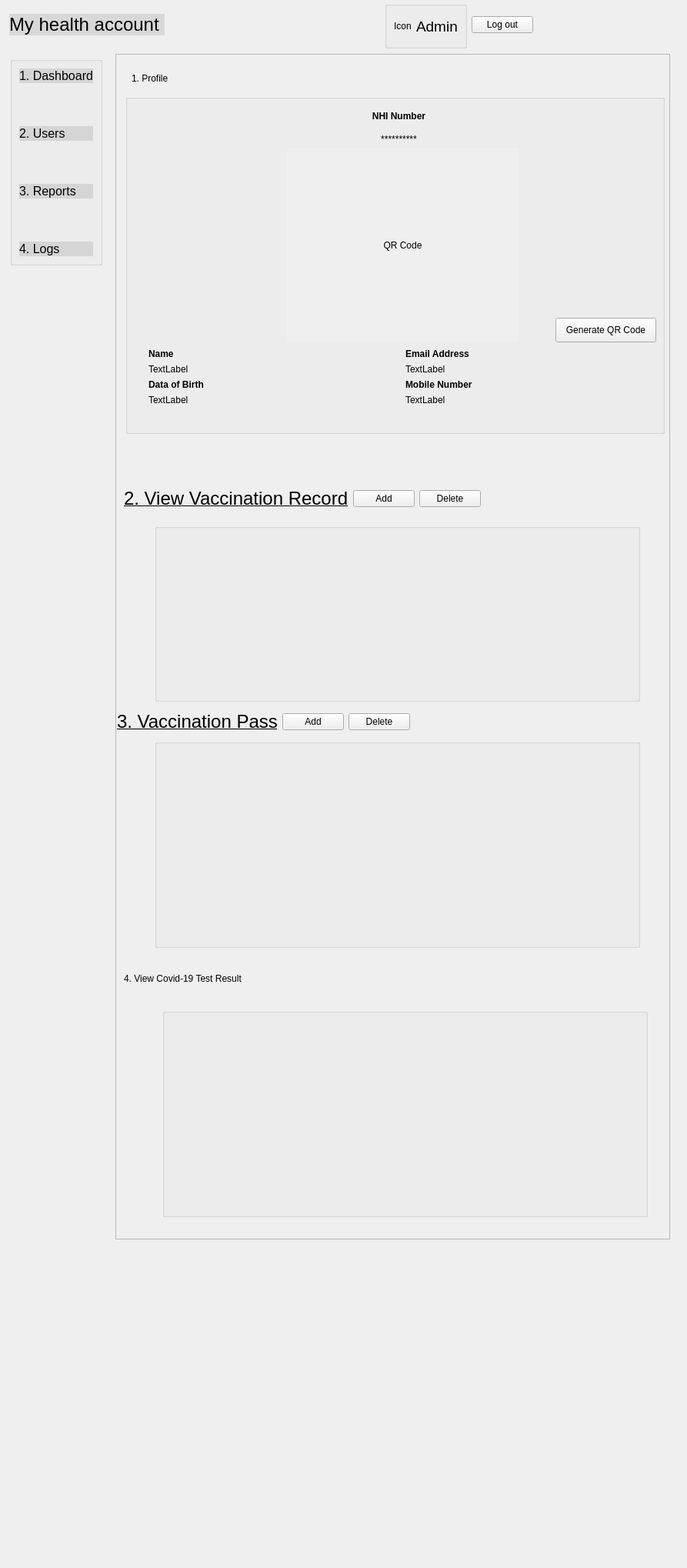
<?xml version="1.0" encoding="UTF-8"?>
<ui version="4.0">
 <class>AdminUserDetail</class>
 <widget class="QDialog" name="AdminUserDetail">
  <property name="geometry">
   <rect>
    <x>0</x>
    <y>0</y>
    <width>893</width>
    <height>2038</height>
   </rect>
  </property>
  <property name="windowTitle">
   <string>Dialog</string>
  </property>
  <widget class="QGroupBox" name="groupBox_2">
   <property name="geometry">
    <rect>
     <x>13</x>
     <y>74</y>
     <width>120</width>
     <height>271</height>
    </rect>
   </property>
   <property name="title">
    <string/>
   </property>
   <layout class="QVBoxLayout" name="verticalLayout">
    <item>
     <widget class="QPushButton" name="pushButtonDashboard">
      <property name="styleSheet">
       <string notr="true">QPushButton {
	background-color: rgb(0, 0, 0,0.1); 
	border: none; 
	color: rgb(0, 0, 0); 
	font: 16px;
	text-align: left;
} 

QPushButton:hover { 
	background-color: rgb(0, 0, 0, 0.1); 
	border: none; 
	color: rgb(0, 43, 255); 
}
</string>
      </property>
      <property name="text">
       <string>1. Dashboard</string>
      </property>
     </widget>
    </item>
    <item>
     <spacer name="verticalSpacer_4">
      <property name="orientation">
       <enum>Qt::Vertical</enum>
      </property>
      <property name="sizeHint" stdset="0">
       <size>
        <width>20</width>
        <height>13</height>
       </size>
      </property>
     </spacer>
    </item>
    <item>
     <widget class="QPushButton" name="pushButtonUsers">
      <property name="styleSheet">
       <string notr="true">QPushButton {
	background-color: rgb(0, 0, 0,0.1); 
	border: none; 
	color: rgb(0, 0, 0); 
	font: 16px;
	text-align: left;
} 

QPushButton:hover { 
	background-color: rgb(0, 0, 0, 0.1); 
	border: none; 
	color: rgb(0, 43, 255); 
}
</string>
      </property>
      <property name="text">
       <string>2. Users</string>
      </property>
     </widget>
    </item>
    <item>
     <spacer name="verticalSpacer_5">
      <property name="orientation">
       <enum>Qt::Vertical</enum>
      </property>
      <property name="sizeHint" stdset="0">
       <size>
        <width>20</width>
        <height>13</height>
       </size>
      </property>
     </spacer>
    </item>
    <item>
     <widget class="QPushButton" name="pushButtonReports">
      <property name="styleSheet">
       <string notr="true">QPushButton {
	background-color: rgb(0, 0, 0,0.1); 
	border: none; 
	color: rgb(0, 0, 0); 
	font: 16px;
	text-align: left;
} 

QPushButton:hover { 
	background-color: rgb(0, 0, 0, 0.1); 
	border: none; 
	color: rgb(0, 43, 255); 
}
</string>
      </property>
      <property name="text">
       <string>3. Reports</string>
      </property>
     </widget>
    </item>
    <item>
     <spacer name="verticalSpacer_6">
      <property name="orientation">
       <enum>Qt::Vertical</enum>
      </property>
      <property name="sizeHint" stdset="0">
       <size>
        <width>20</width>
        <height>13</height>
       </size>
      </property>
     </spacer>
    </item>
    <item>
     <widget class="QPushButton" name="pushButtonLogs">
      <property name="styleSheet">
       <string notr="true">QPushButton {
	background-color: rgb(0, 0, 0,0.1); 
	border: none; 
	color: rgb(0, 0, 0); 
	font: 16px;
	text-align: left;
} 

QPushButton:hover { 
	background-color: rgb(0, 0, 0, 0.1); 
	border: none; 
	color: rgb(0, 43, 255); 
}
</string>
      </property>
      <property name="text">
       <string>4. Logs</string>
      </property>
     </widget>
    </item>
   </layout>
  </widget>
  <widget class="QWidget" name="layoutWidget">
   <property name="geometry">
    <rect>
     <x>12</x>
     <y>2</y>
     <width>681</width>
     <height>61</height>
    </rect>
   </property>
   <layout class="QHBoxLayout" name="horizontalLayout_3">
    <item>
     <widget class="QPushButton" name="pushButtonMyHealthAccount">
      <property name="styleSheet">
       <string notr="true">QPushButton {
	background-color: rgb(0, 0, 0,0.1); 
	border: none; 
	color: rgb(0, 0, 0); 
	font: 24px;
	text-align: left;
} 

</string>
      </property>
      <property name="text">
       <string>My health account </string>
      </property>
     </widget>
    </item>
    <item>
     <spacer name="horizontalSpacer">
      <property name="orientation">
       <enum>Qt::Horizontal</enum>
      </property>
      <property name="sizeHint" stdset="0">
       <size>
        <width>188</width>
        <height>20</height>
       </size>
      </property>
     </spacer>
    </item>
    <item>
     <widget class="QGroupBox" name="groupBox_6">
      <property name="title">
       <string/>
      </property>
      <layout class="QHBoxLayout" name="horizontalLayout_2">
       <item>
        <layout class="QHBoxLayout" name="horizontalLayout">
         <item>
          <widget class="QLabel" name="labelAdmin">
           <property name="text">
            <string>Icon</string>
           </property>
          </widget>
         </item>
         <item>
          <widget class="QLabel" name="label_17">
           <property name="font">
            <font>
             <family>.AppleSystemUIFont</family>
             <pointsize>14</pointsize>
             <italic>false</italic>
             <bold>false</bold>
            </font>
           </property>
           <property name="styleSheet">
            <string notr="true">font: 14pt &quot;.AppleSystemUIFont&quot;;</string>
           </property>
           <property name="text">
            <string>Admin</string>
           </property>
          </widget>
         </item>
        </layout>
       </item>
      </layout>
     </widget>
    </item>
    <item>
     <widget class="QPushButton" name="pushButtonLogout">
      <property name="text">
       <string>Log out</string>
      </property>
     </widget>
    </item>
   </layout>
  </widget>
  <widget class="QScrollArea" name="scrollArea">
   <property name="geometry">
    <rect>
     <x>150</x>
     <y>70</y>
     <width>721</width>
     <height>1541</height>
    </rect>
   </property>
   <property name="widgetResizable">
    <bool>true</bool>
   </property>
   <widget class="QWidget" name="scrollAreaWidgetContents">
    <property name="geometry">
     <rect>
      <x>0</x>
      <y>0</y>
      <width>719</width>
      <height>1539</height>
     </rect>
    </property>
    <widget class="QGroupBox" name="groupBox">
     <property name="geometry">
      <rect>
       <x>12</x>
       <y>52</y>
       <width>701</width>
       <height>441</height>
      </rect>
     </property>
     <property name="title">
      <string/>
     </property>
     <widget class="QLabel" name="labelNHINumberTitle">
      <property name="geometry">
       <rect>
        <x>300</x>
        <y>20</y>
        <width>111</width>
        <height>16</height>
       </rect>
      </property>
      <property name="font">
       <font>
        <bold>true</bold>
       </font>
      </property>
      <property name="text">
       <string>NHI Number</string>
      </property>
      <property name="alignment">
       <set>Qt::AlignCenter</set>
      </property>
     </widget>
     <widget class="QLabel" name="labelQRCode">
      <property name="geometry">
       <rect>
        <x>210</x>
        <y>70</y>
        <width>301</width>
        <height>251</height>
       </rect>
      </property>
      <property name="autoFillBackground">
       <bool>true</bool>
      </property>
      <property name="text">
       <string>QR Code</string>
      </property>
      <property name="alignment">
       <set>Qt::AlignCenter</set>
      </property>
     </widget>
     <widget class="QLabel" name="labelNHINumber">
      <property name="geometry">
       <rect>
        <x>300</x>
        <y>50</y>
        <width>111</width>
        <height>16</height>
       </rect>
      </property>
      <property name="text">
       <string>**********</string>
      </property>
      <property name="alignment">
       <set>Qt::AlignCenter</set>
      </property>
     </widget>
     <widget class="QWidget" name="layoutWidget_2">
      <property name="geometry">
       <rect>
        <x>30</x>
        <y>330</y>
        <width>661</width>
        <height>108</height>
       </rect>
      </property>
      <layout class="QGridLayout" name="gridLayout">
       <item row="0" column="0">
        <layout class="QVBoxLayout" name="verticalLayout_2">
         <item>
          <widget class="QLabel" name="label_2">
           <property name="font">
            <font>
             <bold>true</bold>
            </font>
           </property>
           <property name="text">
            <string>Name</string>
           </property>
          </widget>
         </item>
         <item>
          <layout class="QHBoxLayout" name="horizontalLayout_4">
           <item>
            <widget class="QLabel" name="labelName">
             <property name="text">
              <string>TextLabel</string>
             </property>
            </widget>
           </item>
          </layout>
         </item>
        </layout>
       </item>
       <item row="1" column="0">
        <layout class="QVBoxLayout" name="verticalLayout_4">
         <item>
          <widget class="QLabel" name="label_4">
           <property name="font">
            <font>
             <bold>true</bold>
            </font>
           </property>
           <property name="text">
            <string>Data of Birth</string>
           </property>
          </widget>
         </item>
         <item>
          <widget class="QLabel" name="labelDateOfBirth">
           <property name="text">
            <string>TextLabel</string>
           </property>
          </widget>
         </item>
        </layout>
       </item>
       <item row="0" column="1">
        <layout class="QVBoxLayout" name="verticalLayout_3">
         <item>
          <widget class="QLabel" name="label_3">
           <property name="font">
            <font>
             <bold>true</bold>
            </font>
           </property>
           <property name="text">
            <string>Email Address</string>
           </property>
          </widget>
         </item>
         <item>
          <widget class="QLabel" name="labelEmail">
           <property name="text">
            <string>TextLabel</string>
           </property>
          </widget>
         </item>
        </layout>
       </item>
       <item row="1" column="1">
        <layout class="QVBoxLayout" name="verticalLayout_5">
         <item>
          <widget class="QLabel" name="label_5">
           <property name="font">
            <font>
             <bold>true</bold>
            </font>
           </property>
           <property name="text">
            <string>Mobile Number</string>
           </property>
          </widget>
         </item>
         <item>
          <widget class="QLabel" name="labelMobileNumber">
           <property name="text">
            <string>TextLabel</string>
           </property>
          </widget>
         </item>
        </layout>
       </item>
       <item row="2" column="0">
        <spacer name="verticalSpacer_3">
         <property name="orientation">
          <enum>Qt::Vertical</enum>
         </property>
         <property name="sizeHint" stdset="0">
          <size>
           <width>20</width>
           <height>18</height>
          </size>
         </property>
        </spacer>
       </item>
      </layout>
     </widget>
     <widget class="QPushButton" name="pushButton">
      <property name="geometry">
       <rect>
        <x>559</x>
        <y>290</y>
        <width>131</width>
        <height>32</height>
       </rect>
      </property>
      <property name="text">
       <string>Generate QR Code</string>
      </property>
     </widget>
    </widget>
    <widget class="QWidget" name="layoutWidget">
     <property name="geometry">
      <rect>
       <x>10</x>
       <y>560</y>
       <width>701</width>
       <height>34</height>
      </rect>
     </property>
     <layout class="QHBoxLayout" name="horizontalLayout_6">
      <item>
       <widget class="QLabel" name="label_8">
        <property name="font">
         <font>
          <family>.AppleSystemUIFont</family>
          <pointsize>18</pointsize>
          <italic>false</italic>
          <bold>false</bold>
          <underline>true</underline>
         </font>
        </property>
        <property name="styleSheet">
         <string notr="true">font: 18pt &quot;.AppleSystemUIFont&quot;;</string>
        </property>
        <property name="text">
         <string>2. View Vaccination Record</string>
        </property>
       </widget>
      </item>
      <item>
       <widget class="QPushButton" name="pushButton_2">
        <property name="text">
         <string>Add</string>
        </property>
       </widget>
      </item>
      <item>
       <widget class="QPushButton" name="pushButton_3">
        <property name="text">
         <string>Delete</string>
        </property>
       </widget>
      </item>
      <item>
       <spacer name="horizontalSpacer_3">
        <property name="orientation">
         <enum>Qt::Horizontal</enum>
        </property>
        <property name="sizeHint" stdset="0">
         <size>
          <width>268</width>
          <height>20</height>
         </size>
        </property>
       </spacer>
      </item>
     </layout>
    </widget>
    <widget class="QLabel" name="label_20">
     <property name="geometry">
      <rect>
       <x>10</x>
       <y>1190</y>
       <width>251</width>
       <height>22</height>
      </rect>
     </property>
     <property name="styleSheet">
      <string notr="true">font: 18pt &quot;.AppleSystemUIFont&quot;;</string>
     </property>
     <property name="text">
      <string>4. View Covid-19 Test Result</string>
     </property>
    </widget>
    <widget class="QWidget" name="layoutWidget">
     <property name="geometry">
      <rect>
       <x>20</x>
       <y>20</y>
       <width>686</width>
       <height>22</height>
      </rect>
     </property>
     <layout class="QHBoxLayout" name="horizontalLayout_5">
      <item>
       <widget class="QLabel" name="labelDashboard_2">
        <property name="styleSheet">
         <string notr="true">font: 16pt &quot;.AppleSystemUIFont&quot;;</string>
        </property>
        <property name="text">
         <string>1. Profile</string>
        </property>
       </widget>
      </item>
      <item>
       <spacer name="horizontalSpacer_2">
        <property name="orientation">
         <enum>Qt::Horizontal</enum>
        </property>
        <property name="sizeHint" stdset="0">
         <size>
          <width>618</width>
          <height>20</height>
         </size>
        </property>
       </spacer>
      </item>
     </layout>
    </widget>
    <widget class="QGroupBox" name="groupBox_3">
     <property name="geometry">
      <rect>
       <x>50</x>
       <y>610</y>
       <width>631</width>
       <height>231</height>
      </rect>
     </property>
     <property name="title">
      <string/>
     </property>
    </widget>
    <widget class="QGroupBox" name="groupBox_4">
     <property name="geometry">
      <rect>
       <x>50</x>
       <y>890</y>
       <width>631</width>
       <height>271</height>
      </rect>
     </property>
     <property name="title">
      <string/>
     </property>
    </widget>
    <widget class="QGroupBox" name="groupBox_5">
     <property name="geometry">
      <rect>
       <x>60</x>
       <y>1240</y>
       <width>631</width>
       <height>271</height>
      </rect>
     </property>
     <property name="title">
      <string/>
     </property>
    </widget>
    <widget class="QWidget" name="">
     <property name="geometry">
      <rect>
       <x>1</x>
       <y>850</y>
       <width>662</width>
       <height>34</height>
      </rect>
     </property>
     <layout class="QHBoxLayout" name="horizontalLayout_7">
      <item>
       <widget class="QLabel" name="label_13">
        <property name="font">
         <font>
          <family>.AppleSystemUIFont</family>
          <pointsize>18</pointsize>
          <italic>false</italic>
          <bold>false</bold>
          <underline>true</underline>
         </font>
        </property>
        <property name="styleSheet">
         <string notr="true">font: 18pt &quot;.AppleSystemUIFont&quot;;</string>
        </property>
        <property name="text">
         <string>3. Vaccination Pass</string>
        </property>
       </widget>
      </item>
      <item>
       <widget class="QPushButton" name="pushButton_9">
        <property name="text">
         <string>Add</string>
        </property>
       </widget>
      </item>
      <item>
       <widget class="QPushButton" name="pushButton_8">
        <property name="text">
         <string>Delete</string>
        </property>
       </widget>
      </item>
      <item>
       <spacer name="horizontalSpacer_4">
        <property name="orientation">
         <enum>Qt::Horizontal</enum>
        </property>
        <property name="sizeHint" stdset="0">
         <size>
          <width>348</width>
          <height>20</height>
         </size>
        </property>
       </spacer>
      </item>
     </layout>
    </widget>
   </widget>
  </widget>
 </widget>
 <resources/>
 <connections/>
</ui>
